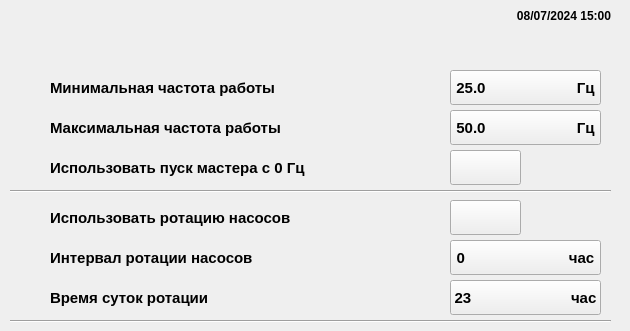
     <widget class="QWidget" name="Settings_Station_Settings_General_Pumps_Parameters_page">
      <widget class="QLabel" name="station_settings_general_pumps_parameters_time_label">
       <property name="geometry">
        <rect>
         <x>480</x>
         <y>0</y>
         <width>141</width>
         <height>31</height>
        </rect>
       </property>
       <property name="font">
        <font>
         <family>Arial</family>
         <pointsize>9</pointsize>
         <weight>75</weight>
         <bold>true</bold>
        </font>
       </property>
       <property name="text">
        <string>08/07/2024 15:00   </string>
       </property>
       <property name="alignment">
        <set>Qt::AlignRight|Qt::AlignTrailing|Qt::AlignVCenter</set>
       </property>
      </widget>
      <widget class="QLabel" name="label_125">
       <property name="geometry">
        <rect>
         <x>10</x>
         <y>70</y>
         <width>40</width>
         <height>35</height>
        </rect>
       </property>
       <property name="text">
        <string/>
       </property>
      </widget>
      <widget class="QLabel" name="label_126">
       <property name="geometry">
        <rect>
         <x>50</x>
         <y>70</y>
         <width>261</width>
         <height>35</height>
        </rect>
       </property>
       <property name="font">
        <font>
         <family>Arial</family>
         <pointsize>11</pointsize>
         <weight>75</weight>
         <bold>true</bold>
        </font>
       </property>
       <property name="text">
        <string>Минимальная частота работы</string>
       </property>
      </widget>
      <widget class="QPushButton" name="station_settings_general_pumps_parameters_minimal_operating_frequency_pushButton">
       <property name="geometry">
        <rect>
         <x>450</x>
         <y>70</y>
         <width>151</width>
         <height>35</height>
        </rect>
       </property>
       <property name="font">
        <font>
         <family>Arial</family>
         <pointsize>11</pointsize>
         <weight>75</weight>
         <bold>true</bold>
        </font>
       </property>
       <property name="text">
        <string>25.0                      Гц</string>
       </property>
      </widget>
      <widget class="QPushButton" name="station_settings_general_pumps_parameters_maximal_operating_frequency_pushButton">
       <property name="geometry">
        <rect>
         <x>450</x>
         <y>110</y>
         <width>151</width>
         <height>35</height>
        </rect>
       </property>
       <property name="font">
        <font>
         <family>Arial</family>
         <pointsize>11</pointsize>
         <weight>75</weight>
         <bold>true</bold>
        </font>
       </property>
       <property name="text">
        <string>50.0                      Гц</string>
       </property>
      </widget>
      <widget class="QLabel" name="shield_26_label">
       <property name="geometry">
        <rect>
         <x>410</x>
         <y>70</y>
         <width>40</width>
         <height>35</height>
        </rect>
       </property>
       <property name="text">
        <string/>
       </property>
      </widget>
      <widget class="QLabel" name="shield_27_label">
       <property name="geometry">
        <rect>
         <x>410</x>
         <y>110</y>
         <width>40</width>
         <height>35</height>
        </rect>
       </property>
       <property name="text">
        <string/>
       </property>
      </widget>
      <widget class="QLabel" name="shield_28_label">
       <property name="geometry">
        <rect>
         <x>410</x>
         <y>150</y>
         <width>40</width>
         <height>35</height>
        </rect>
       </property>
       <property name="text">
        <string/>
       </property>
      </widget>
      <widget class="QLabel" name="shield_29_label">
       <property name="geometry">
        <rect>
         <x>410</x>
         <y>200</y>
         <width>40</width>
         <height>35</height>
        </rect>
       </property>
       <property name="text">
        <string/>
       </property>
      </widget>
      <widget class="QLabel" name="shield_30_label">
       <property name="geometry">
        <rect>
         <x>410</x>
         <y>240</y>
         <width>40</width>
         <height>35</height>
        </rect>
       </property>
       <property name="text">
        <string/>
       </property>
      </widget>
      <widget class="QLabel" name="shield_31_label">
       <property name="geometry">
        <rect>
         <x>410</x>
         <y>280</y>
         <width>40</width>
         <height>35</height>
        </rect>
       </property>
       <property name="text">
        <string/>
       </property>
      </widget>
      <widget class="QPushButton" name="station_settings_general_pumps_parameters_start_using_master_from_0_Hz_pushButton">
       <property name="geometry">
        <rect>
         <x>450</x>
         <y>150</y>
         <width>71</width>
         <height>35</height>
        </rect>
       </property>
       <property name="font">
        <font>
         <family>Arial</family>
         <pointsize>11</pointsize>
         <weight>75</weight>
         <bold>true</bold>
        </font>
       </property>
       <property name="text">
        <string/>
       </property>
      </widget>
      <widget class="QPushButton" name="station_settings_general_pumps_parameters_use_pump_rotation_pushButton">
       <property name="geometry">
        <rect>
         <x>450</x>
         <y>200</y>
         <width>71</width>
         <height>35</height>
        </rect>
       </property>
       <property name="font">
        <font>
         <family>Arial</family>
         <pointsize>11</pointsize>
         <weight>75</weight>
         <bold>true</bold>
        </font>
       </property>
       <property name="text">
        <string/>
       </property>
      </widget>
      <widget class="QPushButton" name="station_settings_general_pumps_parameters_pump_rotation_interval_pushButton">
       <property name="geometry">
        <rect>
         <x>450</x>
         <y>240</y>
         <width>151</width>
         <height>35</height>
        </rect>
       </property>
       <property name="font">
        <font>
         <family>Arial</family>
         <pointsize>11</pointsize>
         <weight>75</weight>
         <bold>true</bold>
        </font>
       </property>
       <property name="text">
        <string>0                         час</string>
       </property>
      </widget>
      <widget class="QPushButton" name="station_settings_general_pumps_parameters_pump_rotation_time_of_day_pushButton">
       <property name="geometry">
        <rect>
         <x>450</x>
         <y>280</y>
         <width>151</width>
         <height>35</height>
        </rect>
       </property>
       <property name="font">
        <font>
         <family>Arial</family>
         <pointsize>11</pointsize>
         <weight>75</weight>
         <bold>true</bold>
        </font>
       </property>
       <property name="text">
        <string>23                        час</string>
       </property>
      </widget>
      <widget class="QLabel" name="label_127">
       <property name="geometry">
        <rect>
         <x>10</x>
         <y>110</y>
         <width>40</width>
         <height>35</height>
        </rect>
       </property>
       <property name="text">
        <string/>
       </property>
      </widget>
      <widget class="QLabel" name="label_128">
       <property name="geometry">
        <rect>
         <x>10</x>
         <y>150</y>
         <width>40</width>
         <height>35</height>
        </rect>
       </property>
       <property name="text">
        <string/>
       </property>
      </widget>
      <widget class="QLabel" name="label_129">
       <property name="geometry">
        <rect>
         <x>10</x>
         <y>200</y>
         <width>40</width>
         <height>35</height>
        </rect>
       </property>
       <property name="text">
        <string/>
       </property>
      </widget>
      <widget class="QLabel" name="label_130">
       <property name="geometry">
        <rect>
         <x>10</x>
         <y>240</y>
         <width>40</width>
         <height>35</height>
        </rect>
       </property>
       <property name="text">
        <string/>
       </property>
      </widget>
      <widget class="QLabel" name="label_131">
       <property name="geometry">
        <rect>
         <x>10</x>
         <y>280</y>
         <width>40</width>
         <height>35</height>
        </rect>
       </property>
       <property name="text">
        <string/>
       </property>
      </widget>
      <widget class="QLabel" name="label_132">
       <property name="geometry">
        <rect>
         <x>50</x>
         <y>110</y>
         <width>261</width>
         <height>35</height>
        </rect>
       </property>
       <property name="font">
        <font>
         <family>Arial</family>
         <pointsize>11</pointsize>
         <weight>75</weight>
         <bold>true</bold>
        </font>
       </property>
       <property name="text">
        <string>Максимальная частота работы</string>
       </property>
      </widget>
      <widget class="QLabel" name="label_133">
       <property name="geometry">
        <rect>
         <x>50</x>
         <y>150</y>
         <width>261</width>
         <height>35</height>
        </rect>
       </property>
       <property name="font">
        <font>
         <family>Arial</family>
         <pointsize>11</pointsize>
         <weight>75</weight>
         <bold>true</bold>
        </font>
       </property>
       <property name="text">
        <string>Использовать пуск мастера с 0 Гц</string>
       </property>
      </widget>
      <widget class="QLabel" name="label_134">
       <property name="geometry">
        <rect>
         <x>50</x>
         <y>200</y>
         <width>261</width>
         <height>35</height>
        </rect>
       </property>
       <property name="font">
        <font>
         <family>Arial</family>
         <pointsize>11</pointsize>
         <weight>75</weight>
         <bold>true</bold>
        </font>
       </property>
       <property name="text">
        <string>Использовать ротацию насосов</string>
       </property>
      </widget>
      <widget class="QLabel" name="label_135">
       <property name="geometry">
        <rect>
         <x>50</x>
         <y>240</y>
         <width>261</width>
         <height>35</height>
        </rect>
       </property>
       <property name="font">
        <font>
         <family>Arial</family>
         <pointsize>11</pointsize>
         <weight>75</weight>
         <bold>true</bold>
        </font>
       </property>
       <property name="text">
        <string>Интервал ротации насосов</string>
       </property>
      </widget>
      <widget class="QLabel" name="label_136">
       <property name="geometry">
        <rect>
         <x>50</x>
         <y>280</y>
         <width>261</width>
         <height>35</height>
        </rect>
       </property>
       <property name="font">
        <font>
         <family>Arial</family>
         <pointsize>11</pointsize>
         <weight>75</weight>
         <bold>true</bold>
        </font>
       </property>
       <property name="text">
        <string>Время суток ротации</string>
       </property>
      </widget>
      <widget class="Line" name="line_12">
       <property name="geometry">
        <rect>
         <x>10</x>
         <y>190</y>
         <width>601</width>
         <height>2</height>
        </rect>
       </property>
       <property name="frameShadow">
        <enum>QFrame::Sunken</enum>
       </property>
       <property name="orientation">
        <enum>Qt::Horizontal</enum>
       </property>
      </widget>
      <widget class="Line" name="line_13">
       <property name="geometry">
        <rect>
         <x>10</x>
         <y>320</y>
         <width>601</width>
         <height>2</height>
        </rect>
       </property>
       <property name="frameShadow">
        <enum>QFrame::Sunken</enum>
       </property>
       <property name="orientation">
        <enum>Qt::Horizontal</enum>
       </property>
      </widget>
     </widget>
